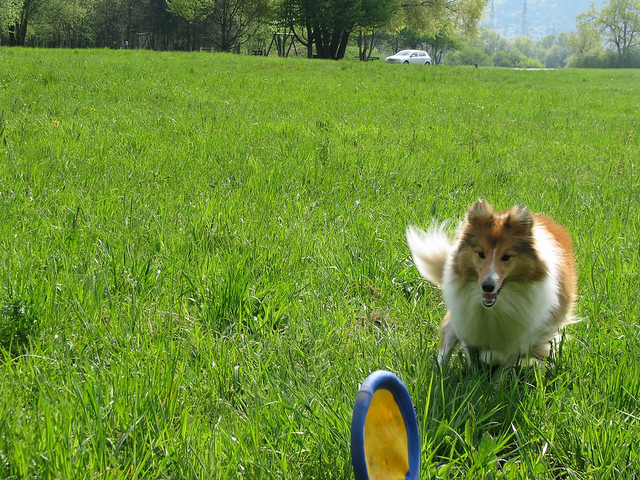
%> input picture matlab/COCO.jpg, 640 x 480 px
$ octave --eval "result = saliencyAlgorithmImprove(imread('../matlab/COCO.jpg'));"   (GNU Octave 9; MATLAB toolbox functions it lacks are replaced by stand-ins)
%> lines starting %> are read from the running program, lines starting %| are printed output that depends on the picture
### matlab/utils/gabor_filter.m
function gf = gabor_filter(bw, theta, lambda, psi, gamma)
% this function generate gabor filter kernel with corresponding parameters
% as input.
%
% INPUT:
%   bw: bandwidth
%   theta: orientation
%
% OUTPUT:
%   gf: gabor filter kernel
%
% if not provide advanced paramter sets

if nargin < 3
    lambda = 4;
    psi = 0;
    gamma = 0.5;
end

sigma = lambda/pi*sqrt(log(2)/2)*(2^bw+1)/(2^bw-1);
sigma_x = sigma;
sigma_y = double(sigma)/gamma;

% bounding box
sz=fix(8*max(sigma_y,sigma_x));
if mod(sz,2)==0, sz=sz+1;end
[x, y]=meshgrid(-fix(sz/2):fix(sz/2),fix(sz/2):-1:fix(-sz/2));

% [10 lines of commented-out code are left out]
x_theta=x*cos(theta)+y*sin(theta);
y_theta=-x*sin(theta)+y*cos(theta);

gf=exp(-0.5*(x_theta.^2/sigma_x^2+y_theta.^2/sigma_y^2)).*cos(2*pi/lambda*x_theta+psi);
end

### matlab/differenceOfGaussian.m
function result = differenceOfGaussian(image, iter, range)

if isempty(range) == 1
    range = [0,10];
end

% i Each feature map is normalized to a fixed range
image = max(image, 0);
result = scale_normalize(image, range);

sigma_excited = 0.02;
sigma_inhibitory = 0.25;
C_inhibitory = 1.5;
C_excited = 0.5;
G_inhibition = 0.02;

L = max(size(result));  % find the length of large kernel
% Find the size of the gaussian kernel
kernel_width_exc = L * sigma_excited;
kernel_width_inh = L * sigma_inhibitory;
max_width = max(0, floor(min(size(result))/2) - 1);
gauss_mean_excited = C_excited / (kernel_width_exc * sqrt(2*pi));
gauss_mean_inhibitory = C_inhibitory / (kernel_width_inh * sqrt(2*pi));
gaussian_1d_exc = gaussian(gauss_mean_excited, kernel_width_exc, max_width);
gaussian_1d_inh = gaussian(gauss_mean_inhibitory, kernel_width_inh, max_width);


% ii. Each resultant map is convolved by Gaussian filter
kernel_size = max(size(result));

for i = 1:iter

    excitation = sepConv2PreserveEnergy(gaussian_1d_exc,gaussian_1d_exc,result);
    inhibition = sepConv2PreserveEnergy(gaussian_1d_inh,gaussian_1d_inh,result);


    global_inihibition = G_inhibition * max(result(:));
    result = result + excitation - inhibition - global_inihibition;

end

### src/saliencyAlgorithmImprove.m
%% Implement the Itti saliency algorithm with your improvements
function saliencyMap = saliencyAlgorithmImprove(image)
    addpath('utils');

    %image = double(imread('COCO.jpg'));
    image = double(image);
    [height, width, ~] = size(image);
%> height = 480; width = 640

    % saliencyMap = zeros(height, width);
    Map.original_image = image;
    Map.original_height = height;
%> Map.original_height = 480
    Map.original_width = width;
%> Map.original_width = 640
    Map.bandwidth = 1;  % tunable, little effect
    Map.garbor_orientations = [0,45,90,135];
    Map.features = {'intensity', 'color', 'orientation'};
    % your code here
    %% 1. linear filtering (color, intensity, orientation)

    % I.seperate color channel
    red_channel = image(:,:,1);
    green_channel = image(:,:,2);
    blue_channel = image(:,:,3);
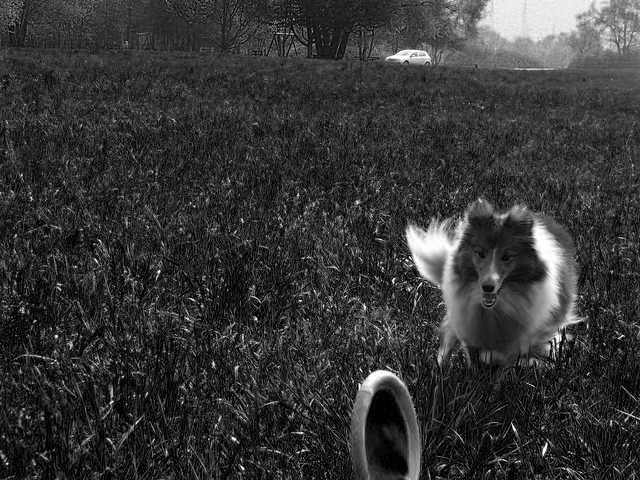
%> blue_channel: size 480x640 double; min 0, max 255, mean 54.2

    % II.obtain intensity image and broadly-tuned color channels
    I0 = (red_channel + green_channel + blue_channel) / 3;   % intensity
    R0 = red_channel - 0.5 * (green_channel + blue_channel);
    G0 = green_channel - 0.5 * (red_channel + blue_channel);
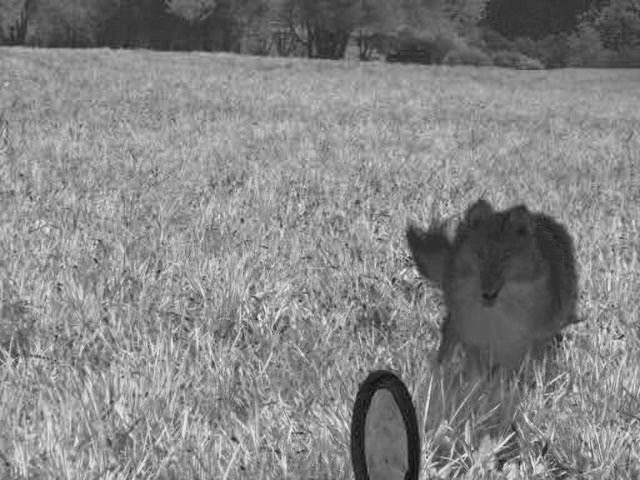
%> G0: size 480x640 double; min -33, max 145, mean 60.2; drawn with min black and max white
    B0 = blue_channel - 0.5 * (red_channel + green_channel);
    Y0 = 0.5 * (red_channel + green_channel) - 0.5 * abs(red_channel - green_channel) - blue_channel;
    % negative values are set to zero
    R0 = max(R0, 0);
    G0 = max(G0, 0);
    B0 = max(B0, 0);
    Y0 = max(Y0, 0);
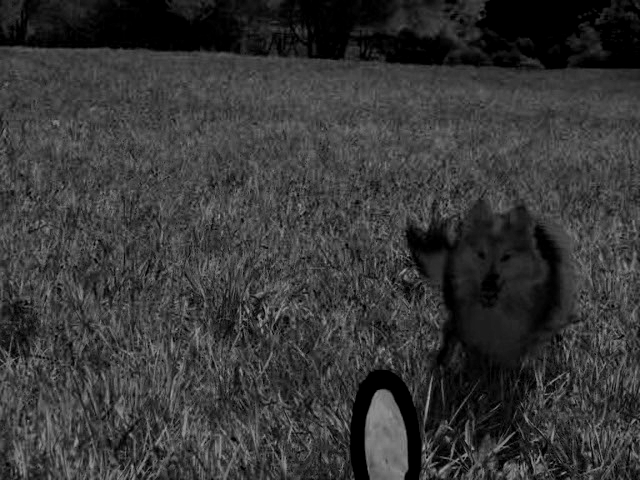
%> Y0: size 480x640 double; min 0, max 165, mean 55.3

    % III.obtain gabor filters for four directions
    for orient = Map.garbor_orientations
        Map.garbor_filters = gabor_filter(Map.bandwidth, orient);
    end;
%> this loop made 4 passes
%> orient on passes 2 to 4: 45, 90, 135
%> pass 1, in gabor_filter, `gf=exp(-0.5*(x_theta.^2/sigma_x^2+y_theta.^2/sigma_y^2)).*cos(2*pi/lam..`:
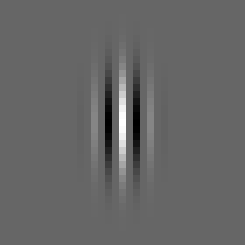
%> gf: size 35x35 double (shown 7 times larger); min -0.673, max 1, mean 0.000101; drawn with min black and max white
%> after the loop, Map = {original_height 480, original_width 640, bandwidth 1, garbor_orientations [0 45 90 135]}

    % IV.create feature pyramid space
    Map.intensity = cell(9,1); % Create a list of downsampled intensity feature map
    Map.color = cell(9, 4);    % Create a list of downsampled color feature map
                               % Columns are R,G,B,Y channels respecitvely
    Map.orientation = cell(9,4); % Create a list of downsampled orientation feature map
                                 % Columns are orentation from 0~135 degrees
                                 % respectively
    % V.create pyramids
    for i = 1:9
        % append
        Map.intensity{i} = I0;
        Map.color{i,1} = R0;
        Map.color{i,2} = G0;
        Map.color{i,3} = B0;
        Map.color{i,4} = Y0;
        Map.orientation{i,1} = imfilter(I0, Map.garbor_filters(1));
        Map.orientation{i,2} = imfilter(I0, Map.garbor_filters(2));
        Map.orientation{i,3} = imfilter(I0, Map.garbor_filters(3));
        Map.orientation{i,4} = imfilter(I0, Map.garbor_filters(4));
        % update
        I0 = impyramid(I0, 'reduce');
        R0 = impyramid(R0, 'reduce');
        G0 = impyramid(G0, 'reduce');
        B0 = impyramid(B0, 'reduce');
        Y0 = impyramid(Y0, 'reduce');
    end
%> this loop made 9 passes
%> (I0, R0, G0, B0, Y0) on passes 8 to 9: ([89.18 91.89 128.3; 95.13 99.68 107], [7.72 7.87 8.09; 11.88 13.22 13.79], [48.02 44.67 38.95; 69.23 63.97 51.15], [0.119 1.04 6.35; 0.0424 0.638 1.56], [40.94 37.88 33.54; 61.29 58.73 49.01]), ([93.77 112.9], [9.2 9.74], [52.92 45.49], [0.598 3.57], [46.02 40.44])
%> pass 1, in saliencyAlgorithmImprove, `I0 = impyramid(I0, 'reduce');`:
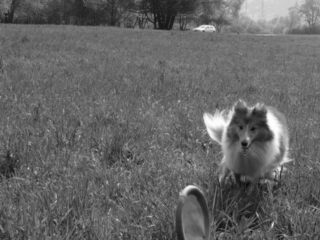
%> I0: size 240x320 double; min 10.66, max 254, mean 101.7
%> pass 1, in saliencyAlgorithmImprove, `B0 = impyramid(B0, 'reduce');`:
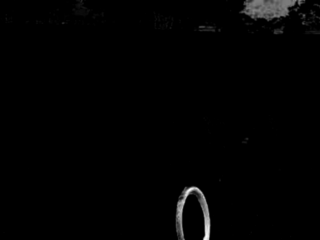
%> B0: size 240x320 double; min 0, max 92.15, mean 1; drawn with min black and max white

    %% 2. center-surround difference and normalization
    % I. Prepare intensity, color, orientation feature maps
    I_maps = cell(6,1);
    RG_maps = cell(6,1);
    BY_maps = cell(6,1);
    orientation_maps = cell(4,6);

    % II. center surround
    % Regularize all feature maps to level 5 (sigma = 4)
    i = 0;
    sz = [Map.original_height/16, Map.original_width/16];
%> sz = [30 40]
    for c = [3,4,5]
        for delta = [3,4]
            i = i + 1;
            s = c + delta;
            % Intensity
            I_maps{i} = abs(imresize(Map.intensity{c}, sz, 'nearest') - imresize(Map.intensity{s}, sz, 'nearest'));
            % Color : R-1 G-2 B-3 Y-4
            c_map = imresize(Map.color{c,1} - Map.color{c,2}, sz, 'nearest');
            s_map = imresize(Map.color{s,2} - Map.color{s,1}, sz, 'nearest');
            RG_maps{i} = abs(c_map - s_map);
            c_map = imresize(Map.color{c,3} - Map.color{c,4}, sz, 'nearest');
            s_map = imresize(Map.color{s,4} - Map.color{s,3}, sz, 'nearest');
            BY_maps{i} = abs(c_map - s_map);
            % Orientation Maps
            orientation_maps{1, i} = abs(imresize(Map.orientation{c, 1},sz,'nearest') - imresize(Map.orientation{s, 1}, sz, 'nearest'));
            orientation_maps{2, i} = abs(imresize(Map.orientation{c, 2},sz,'nearest') - imresize(Map.orientation{s, 2}, sz, 'nearest'));
            orientation_maps{3, i} = abs(imresize(Map.orientation{c, 3},sz,'nearest') - imresize(Map.orientation{s, 3}, sz, 'nearest'));
            orientation_maps{4, i} = abs(imresize(Map.orientation{c, 4},sz,'nearest') - imresize(Map.orientation{s, 4}, sz, 'nearest'));
        end
    end
%> after the loop, BY_maps = 6 items; I_maps = 6 items; RG_maps = 6 items; i = 6; orientation_maps = 24 items


    %% 3. across-scale combinations and normalization
    % create conspicuity maps
    conspicuity_intensity = zeros(sz);
%> conspicuity_intensity: size 30x40 double; every value is 0
    conspicuity_color = zeros(sz);
    conspicuity_orient0 = zeros(sz);
    conspicuity_orient45 = zeros(sz);
    conspicuity_orient90 = zeros(sz);
    conspicuity_orient135 = zeros(sz);
    iters = 2;
    % combine across-scale normalized feature maps
    for level = 1: length(I_maps)
        conspicuity_intensity = conspicuity_intensity + differenceOfGaussian(I_maps{i}, iters,[0,10]);
        conspicuity_color = conspicuity_color + ...
            differenceOfGaussian(RG_maps{i},iters, [0,10]) + differenceOfGaussian(BY_maps{i},iters, [0,10]);
        conspicuity_orient0 = conspicuity_orient0 + differenceOfGaussian(orientation_maps{1,level},iters, [0,10]);
        conspicuity_orient45 = conspicuity_orient45 + differenceOfGaussian(orientation_maps{2,level},iters, [0,10]);
        conspicuity_orient90 = conspicuity_orient90 + differenceOfGaussian(orientation_maps{3,level}, iters,[0,10]);
        conspicuity_orient135 = conspicuity_orient135 + differenceOfGaussian(orientation_maps{4,level},iters, [0,10]);
    end
%> this loop made 1 pass
%> pass 1, in differenceOfGaussian, `image = max(image, 0);`:
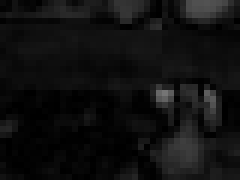
%> image: size 30x40 double (shown 6 times larger); min 0.0384, max 117.4, mean 16.5
%> the run ends on the next line
    % combine orientation of four directions
    conspicuity_orientation = differenceOfGaussian(conspicuity_orient0, iters,[0,10]) + ...
                              differenceOfGaussian(conspicuity_orient45, iters,[0,10]) + ...
                              differenceOfGaussian(conspicuity_orient90, iters,[0,10]) + ...
                              differenceOfGaussian(conspicuity_orient135, iters,[0,10]);


    %% 4. linear combination
    saliency_map = (conspicuity_intensity) * 0.25 + ...
        (conspicuity_color) * 0.25 + ...
        (conspicuity_orientation) * 0.5;
    gaussian_filter = fspecial('gaussian', 7,7);

    saliencyMap = imfilter(saliency_map, gaussian_filter);
end
